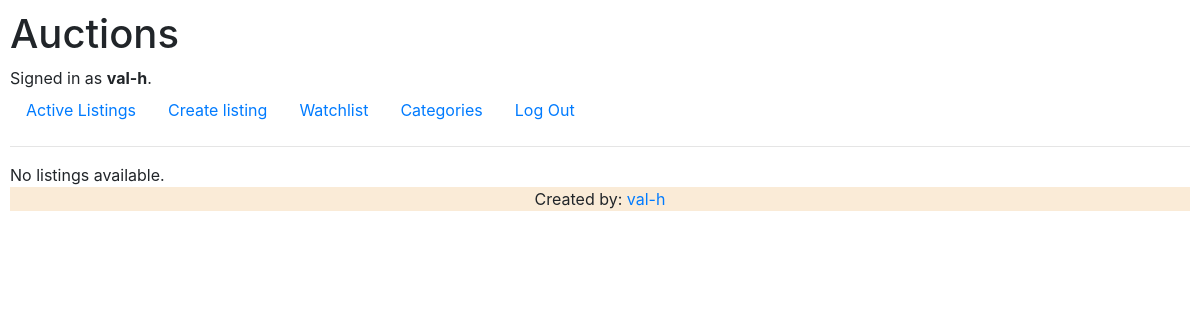
Before: /watchlist/ (signed in) with the older database file.
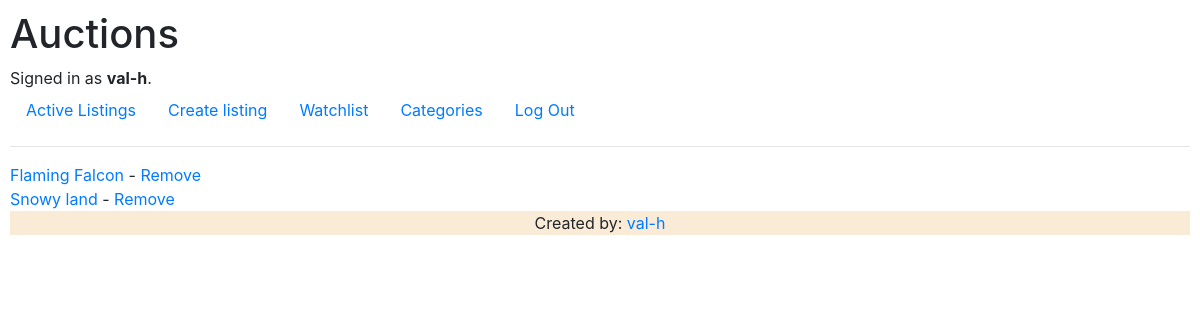
After: the same page with the newer database file.
### auctions/models.py (models this page shows, shortened)
class Listing(models.Model):
    title = models.CharField(max_length=80)
    description = models.TextField()
    owner = models.ForeignKey(User, on_delete=models.CASCADE, related_name="listings")
    date = models.DateTimeField(auto_now_add=True)
    start_price = models.DecimalField(max_digits=12, decimal_places=2)
    current_price = models.DecimalField(max_digits=12, decimal_places=2)
    active = models.BooleanField(default=True)
    winner = models.ForeignKey(User, blank=True, null=True, on_delete=models.CASCADE, related_name="auctions_won")
    image = models.ImageField(upload_to="images/", blank=True)
    category = models.ForeignKey(Category, on_delete=models.PROTECT, blank=True, related_name="listings")

### auctions/views.py (the view)
# urls.py: path("watchlist/", views.watchlist_view, name='watchlist'),
@login_required
def watchlist_view(request):
    watchlist = _get_watchlist(request.user)
    return render(request, 'auctions/watchlist.html', {
        'listings': watchlist.listings.all(),
    })

### auctions/views.py (called while the page is built)
def _get_watchlist(user):
    try:
        watchlist = user.watchlist.get(user=user)
    except:
        new_watchlist = Watchlist(user=user)
        new_watchlist.save()
        watchlist = user.watchlist.get(user=user)
    return watchlist

### auctions/templates/auctions/watchlist.html
{% extends 'auctions/layout.html' %}
{% block body %}
    {% for listing in listings %}
        <div>
            <a href="{% url 'auctions:listing' listing.id %}">{{ listing.title }}</a> -
            <a href="{% url 'auctions:remove_from_watchlist' listing.id %}">Remove</a>
        </div>
    {% empty %}
        <div>
            No listings available.
        </div>
    {% endfor %}
{% endblock %}

Changed rows visible on the page:
now on this page (row unchanged): Listing: title "Flaming Falcon"
added Listing: title "Snowy land"
Other visible differences:
text no longer shown: "No listings available."
